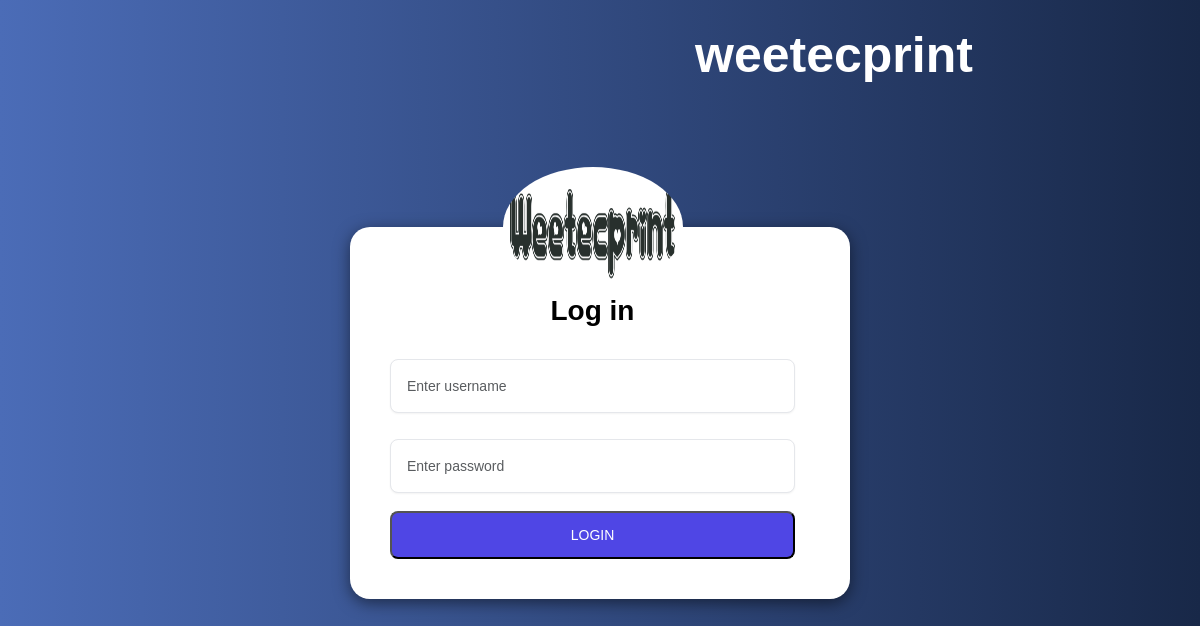
The app's page /Login.php, older data.
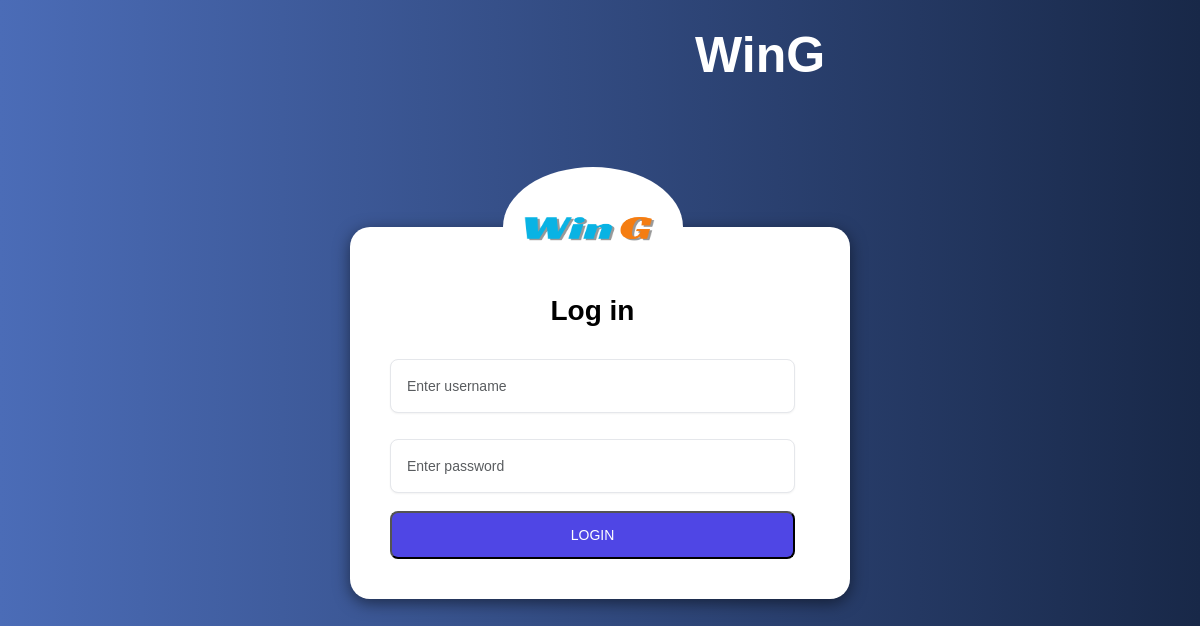
The same page, newer data.
### tables this page shows
CREATE TABLE IF NOT EXISTS `companyprofile` (
  `id` int(11) NOT NULL AUTO_INCREMENT,
  `name` varchar(250) NOT NULL,
  `profilepicture` varchar(1000) DEFAULT NULL,
  PRIMARY KEY (`id`)
);

### Login.php (the view, shortened to what this page needs)
<?php
require_once "config.php";
$companyId = 1;
$query = "SELECT * FROM companyprofile WHERE id = ?";
$stmt = mysqli_prepare($conn, $query);
mysqli_stmt_bind_param($stmt, "i", $companyId);
mysqli_stmt_execute($stmt);
$result = mysqli_stmt_get_result($stmt);
$companyProfile = mysqli_fetch_assoc($result);
$companyProfileImagePath = $companyProfile['profilepicture'];
$companyName = $companyProfile['name'];
?>
<!DOCTYPE html>
<html lang="en">
<head>
	<link href="https://cdn.jsdelivr.net/npm/bootstrap@5.3.1/dist/css/bootstrap.min.css" rel="stylesheet">
	<link rel="stylesheet" type="text/css" href="testin3.css">
</head>
<body>
<div class="col-md-4">
<h1 style="color:white; text-align:center; font-size:50px; margin-top:25px; margin-left:695px; font-family:Arial;"><strong><?php echo $companyName; ?></strong></h1>
</div>
<div class="col-md-12">
	<form class="loginform" action="login2.php" method="post" style="">
	<?php
    if (!empty($companyProfileImagePath)) {
        echo '<img src="' . $companyProfileImagePath . '" alt="Company Logo" class="logoimage" style="width:180px; display:block; margin:auto; height:120px; margin-top:-100px;">';
    } else {
        echo '<img src="path/to/placeholder/image.jpg" alt="No Image" style="">';
    }
    ?>
	<p class="loginform-title" >Log in</p>
		<div class="input-container">
		<input type="text" name="username" placeholder="Enter username" class="form-control" required>
		</div>
		<div class="input-container">
		<input type="password" name="password" placeholder="Enter password" class="form-control" required>
		</div>
		<button type="submit" class="submit">Login</button>
</form>
	</div>
</body>
</html>

Row changes from the older to the newer data that the page shows:
changed companyprofile: name "weetecprint" → "WinG"; profilepicture: a different picture
